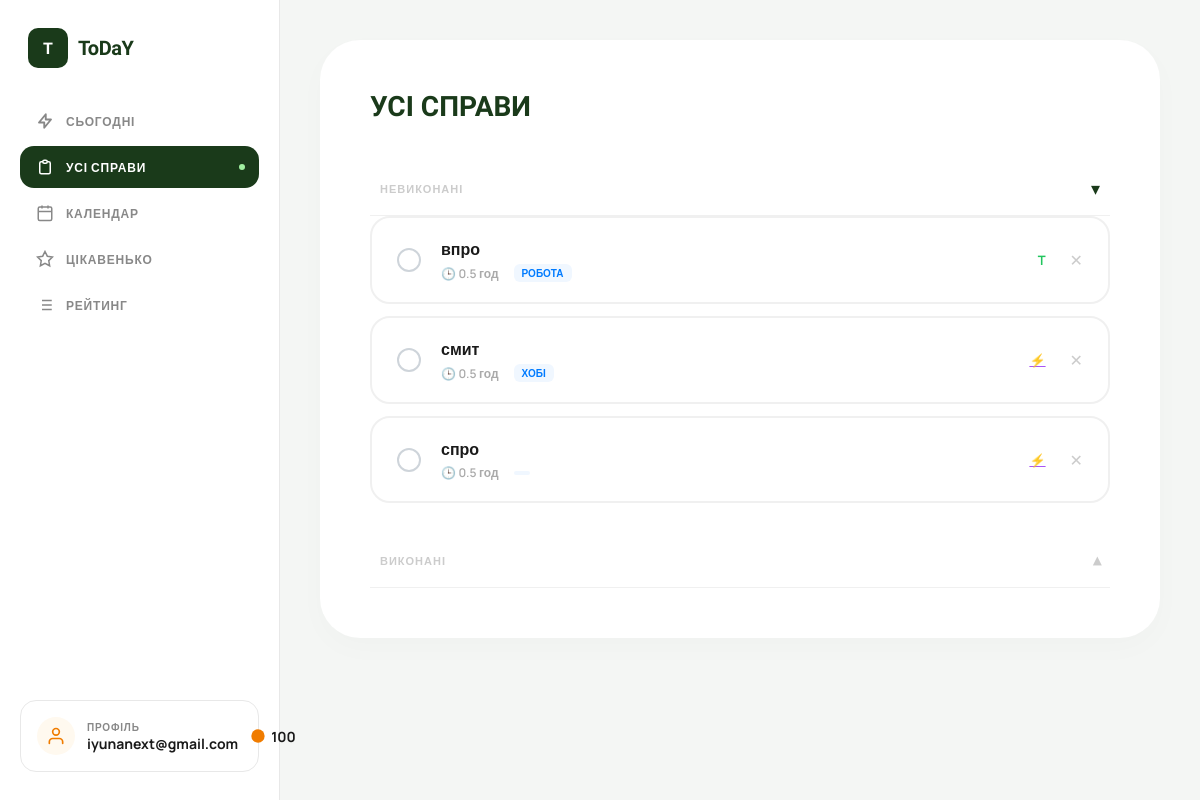
The app's page /tasks/ (signed in), older data.
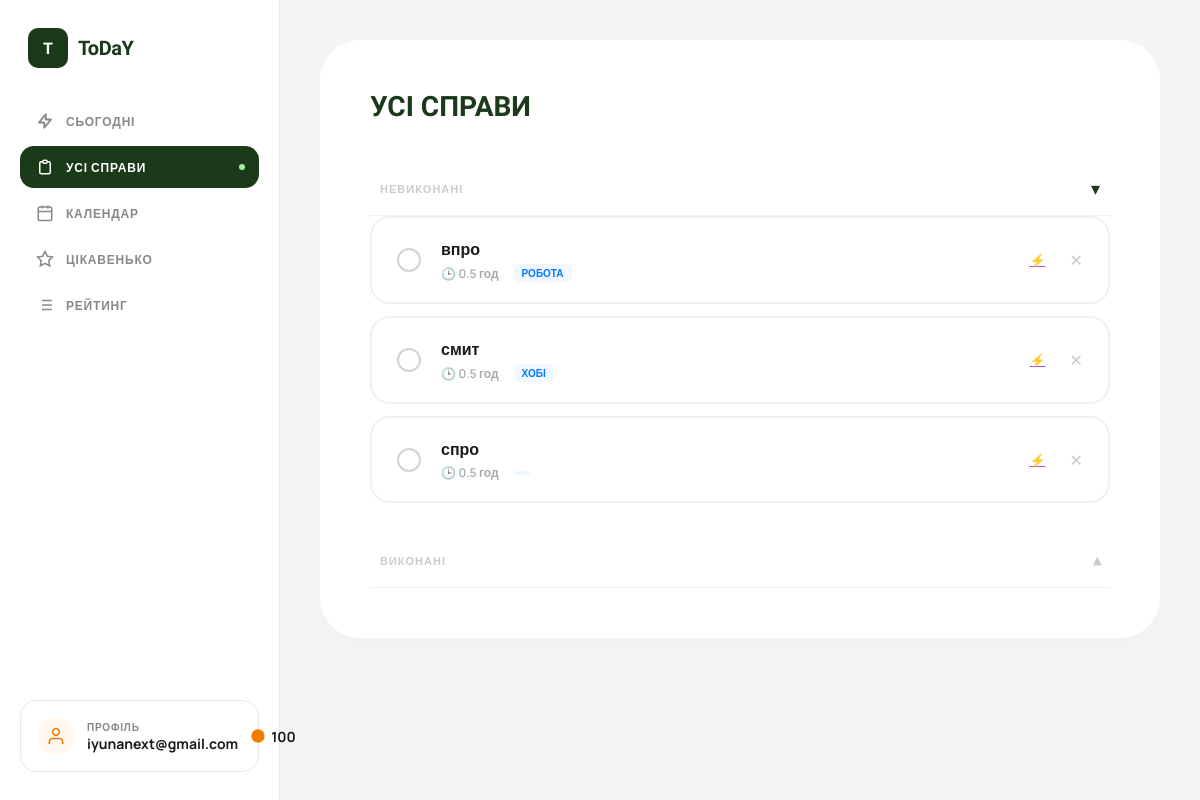
The same page, newer data.
### tasks/models.py (models this page shows, shortened)
class Task(models.Model):
    user = models.ForeignKey(User, on_delete=models.CASCADE)
    title = models.CharField(max_length=255)
    category = models.ForeignKey(Category, null=True, blank=True, on_delete=models.SET_NULL)
    planned_date = models.DateField(
        default=timezone.localdate,
        null=True,
        blank=True
    )
    is_for_today = models.BooleanField(default=False)
    deadline_time = models.TimeField(default="23:59") # Непотрібен
    estimated_hours = models.FloatField(default=1)
    is_completed = models.BooleanField(default=False)
    order = models.IntegerField(default=0)
    created_at = models.DateTimeField(auto_now_add=True)
    completed_at = models.DateTimeField(null=True, blank=True)
    def __str__(self):
        return self.title

class Category(models.Model):
    name = models.CharField(max_length=100)
    color = models.CharField(max_length=7, default='#000000')
    user = models.ForeignKey(User, on_delete=models.CASCADE, null=True, blank=True)

### tasks/views.py (the view)
# urls.py: path('', views.task_list, name='task_list'),
@login_required
def task_list(request):
    incomplete = Task.objects.filter(user=request.user, is_completed=False).order_by('order')
    completed = Task.objects.filter(user=request.user, is_completed=True).order_by('-created_at')
    categories = Category.objects.filter(user=request.user)
    print("INCOMPLETE:", incomplete)
    print("COMPLETED:", completed)
    return render(request, 'myapp/general_tasks.html', {
        'incomplete_tasks': incomplete,
        'completed_tasks': completed,
        'categories': categories,
    })

### myapp/templates/myapp/general_tasks.html (shortened to what the changed rows need)
{% load static %}
<!DOCTYPE html>
<html lang="uk">
<head>
    <link rel="stylesheet" href="{% static 'myapp/css/menu.css' %}">
</head>
<body>
    <main class="general-container">
        <div class="white-card">
            <h1 class="page-title">УСІ СПРАВИ</h1>
            <div class="accordion-section">
                <div id="incomplete-list" class="accordion-content open">
                    {% for task in incomplete_tasks %}
                    <div class="task-item">
                        <a href="{% url 'tasks:complete_task' task.id %}" class="circle-check"></a>
                        <div class="task-content">
                            <div class="task-name">{{ task.title }}</div>
                            <div class="task-meta-row">
                                <span class="time-info">🕒 {{ task.estimated_hours }} год</span>
                                <span class="cat-tag">{{ task.category.name|upper|default:"" }}</span>
                            </div>
                        </div>
                        {% if task.is_for_today %}
                            <a class="lightning-btn today" title="Вже на сьогодні">T</a>
                        {% else %}
                            <a href="{% url 'tasks:move_to_today' task.id %}" class="lightning-btn not-today" title="Додати на сьогодні">⚡</a>
                        {% endif %}
                        <a href="{% url 'tasks:delete_task' task.id %}"
                            onclick="return confirm('Видалити завдання?')"
                            style="color:#ccc; font-size:16px; text-decoration:none; margin-left:4px;"
                            title="Видалити">✕</a>
                    </div>
                    {% empty %}
                        <p class="empty-msg">Список порожній</p>
                    {% endfor %}
                </div>
            </div>
        </div>
    </main>
</body>
</html>

Row changes from the older to the newer data that the page shows:
changed Task "впро": is_for_today "T" → "⚡"
